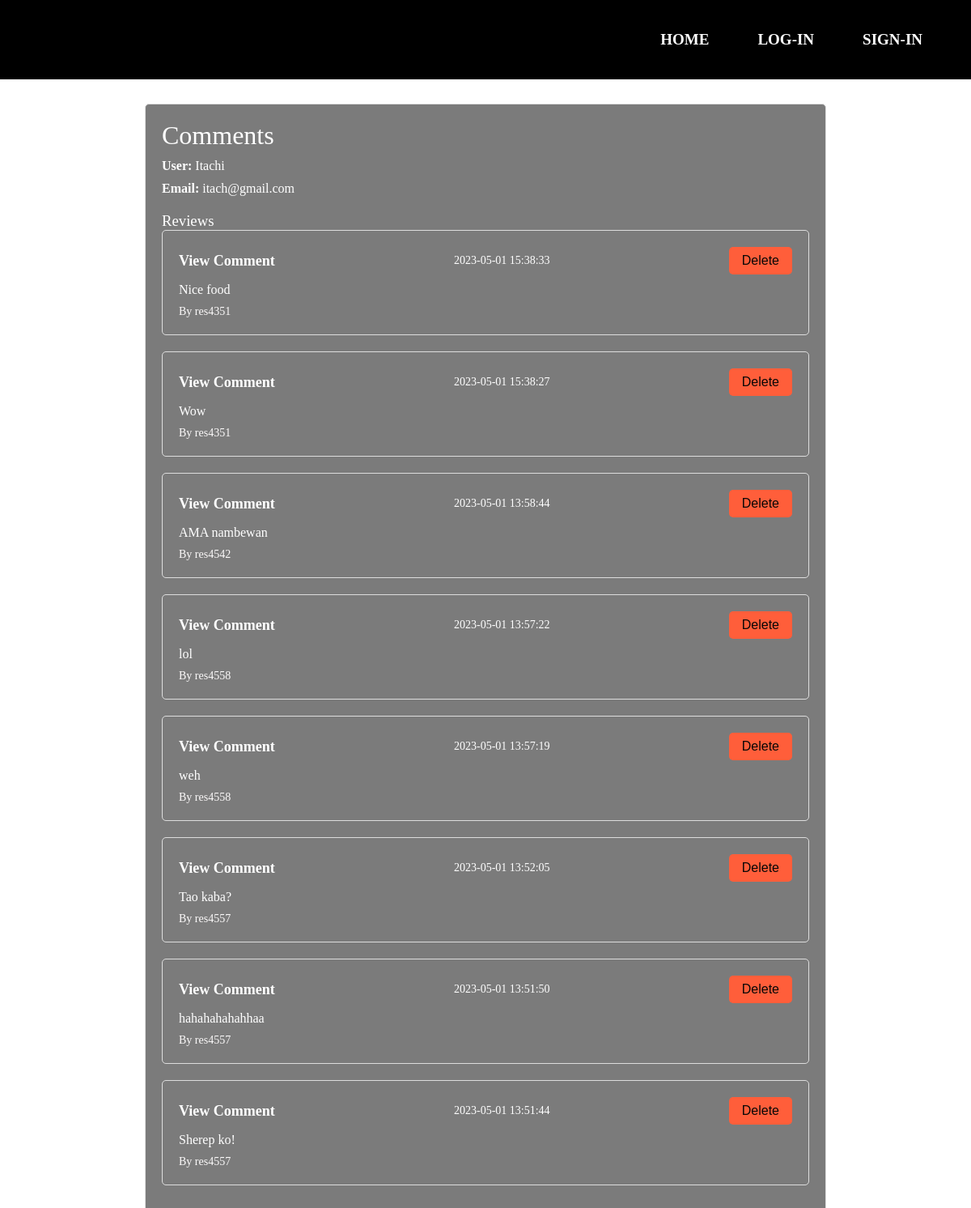
The page /users/1 on the database as committed earlier.
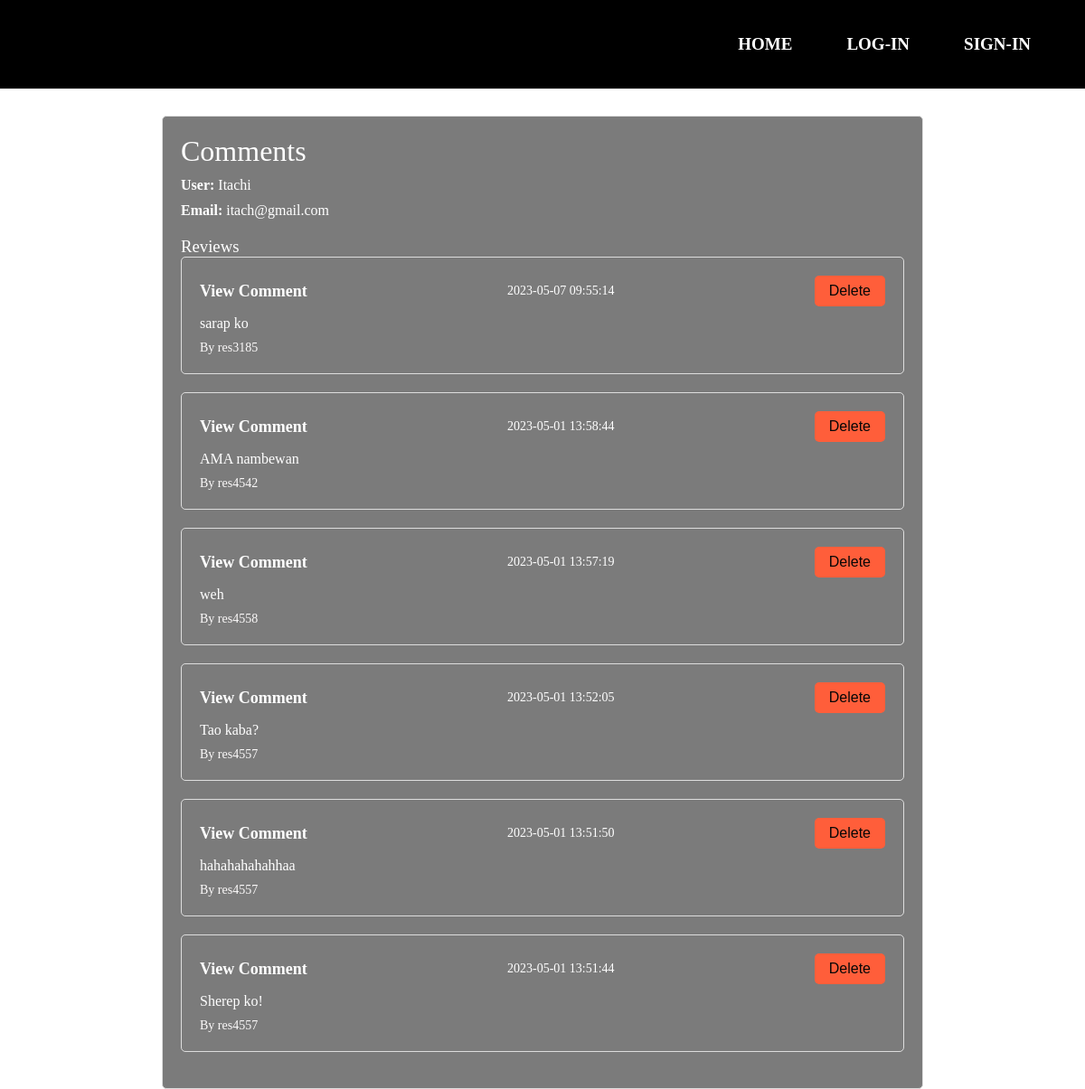
The same page on the database as committed later.
### tables this page shows
CREATE TABLE users
             (id INTEGER PRIMARY KEY AUTOINCREMENT,
              username TEXT NOT NULL UNIQUE,
              email TEXT NOT NULL UNIQUE,
              password TEXT NOT NULL,
              profile_pic_url TEXT);

CREATE TABLE reviews
             (id INTEGER PRIMARY KEY AUTOINCREMENT,
              username TEXT NOT NULL,
              resto_id INTEGER NOT NULL,
              comment TEXT NOT NULL,
              date TIMESTAMP DEFAULT CURRENT_TIMESTAMP,
              FOREIGN KEY (username) REFERENCES users (username),
              FOREIGN KEY (resto_id) REFERENCES restaurants (id));

### Admin.py (the view)
def user_profile(user_id):
    with sqlite3.connect('users.db') as conn:
        c = conn.cursor()
        c.execute('SELECT id, username, email FROM users WHERE id = ?', (user_id,))
        user = c.fetchone()
        c.execute('SELECT id, resto_id, comment, date FROM reviews WHERE username = ? ORDER BY date DESC', (user[1],))
        reviews = c.fetchall()
    return render_template('user_profile.html', user=user, reviews=reviews)

### templates/user_profile.html (shortened to what this page needs)
<!DOCTYPE html>
<html lang="en">
<head>
  <link rel="stylesheet" href="/static/user_profile.css">
</head>
<body>
  <header>
    <nav>
      <ul>
        {% if 'username' in session %}
          <li><a href="{{ url_for('index') }}">HOME</a></li>
          <li class="dropdown">
            <a href="#" onclick="toggleDropdown()">{{ session['username'] }}!</a>
            <div class="dropdown-menu">
              <a href="/profile">Profile settings</a>
              <a href="/bookmarks">Bookmarks</a>
              {% if session['is_admin'] %}
                <a href="{{ url_for('user_list') }}">Admin</a>
              {% endif %}
            </div>
          </li>
          <li><a href="/logout">LOG OUT</a></li>
        {% else %}
        <li><a href="{{ url_for('index') }}">HOME</a></li>
        <li><a href="/login">LOG-IN</a></li>
        <li><a href="/register">SIGN-IN</a></li>
        {% endif %}
      </ul>
    </nav>
  </header>
  <div class="user-profile">
    <h1>Comments</h1>
    <div class="user-details">
      <p><strong>User: </strong> {{ user[1] }}</p>
      <p class="email"><strong>Email:</strong> {{ user[2] }}</p>
    </div>
    <div class="reviews">
      <h3>Reviews</h3>
      {% if reviews %}
      <ul>
        {% for review in reviews %}
        <li>
          <div class="review-header">
            <a href="{{ url_for('details', name=review[1]) }}">View Comment</a>
            <span class="review-date">{{ review[3] }}</span>
            <form method="POST" action="{{ url_for('delete_review_admin', review_id=review[0]) }}" class="delete-form">
              <button type="submit" class="delete-button">Delete</button>
            </form>
          </div>
          <p class="review-content">{{ review[2] }}</p>
          <p class="review-author">By {{ review[1] }}</p>
        </li>
        {% endfor %}
      </ul>
      {% else %}
      <p>No reviews yet.</p>
      {% endif %}
    </div>
  </div>
</body>
</html>

### static/user_profile.css (style rules this page uses)
* { padding: 0; margin: 0; }
header { background-color: #000; height: 98px; display: flex; justify-content: space-between; align-items: center; padding: 0 20px; }
nav ul { list-style: none; margin: 0; padding: 0; display: flex; justify-content: center; align-items: center; flex-wrap: wrap; }
nav li { margin-right: 20px; position: relative; }
nav a { color: #fff; text-decoration: none; font-size: 18px; font-weight: bold; position: relative; }
nav a:before { content: ""; position: absolute; bottom: -5px; left: 50%; transform: translateX(-50%); width: 0; height: 2px; background-color: #fff; transform-origin: center bottom; transition: width 0.2s ease-out; }
@media screen and (min-width: 768px) { nav a { font-size: 19px; padding: 10px 20px; } }
body { background-image: url(https://cdn.wallpapersafari.com/92/77/F7XPnJ.jpg); background-position: center; background-repeat: no-repeat; background-size: cover; background-attachment: fixed; }
.user-profile { max-width: 800px; margin: 0 auto; padding: 20px; background-color: #1312128e; border: 1px solid #ddd; border-radius: 5px; margin-top: 30px; }
h1, h2, h3 { margin: 0; font-weight: normal; color: white; }
h1 { margin-bottom: 10px; }
.user-details { margin-bottom: 20px; color: white; }
.email { margin-top: 10px; color: white; }
.reviews { margin-top: 20px; color: white; }
.reviews ul { list-style: none; padding: 0; margin: 0; }
.reviews li { margin-bottom: 20px; border: 1px solid #ddd; border-radius: 5px; padding: 20px; }
.review-header { display: flex; justify-content: space-between; align-items: center; margin-bottom: 10px; }
.review-header a { text-decoration: none; color: rgb(255, 255, 255); font-weight: bold; font-size: 18px; }
.review-header span { color: rgb(255, 255, 255); font-size: 14px; }
.delete-form { display: inline-block; }
.delete-button { background-color: #ff5e3a; color: rgb(7, 7, 7); border: none; padding: 8px 16px; border-radius: 5px; cursor: pointer; font-size: 16px; transition: background-color 0.3s ease; }
.review-content { margin-bottom: 10px; font-size: 16px; }
.review-author { color: rgb(252, 250, 250); font-size: 14px; }

Rows that differ between the two databases and show on the page:
removed reviews: date "2023-05-01 15:38:33", comment "Nice food", resto "res4351"
removed reviews: date "2023-05-01 15:38:27", comment "Wow", resto "res4351"
removed reviews: date "2023-05-01 13:57:22", comment "lol", resto "res4558"
added reviews: date "2023-05-07 09:55:14", comment "sarap ko", resto "res3185"
